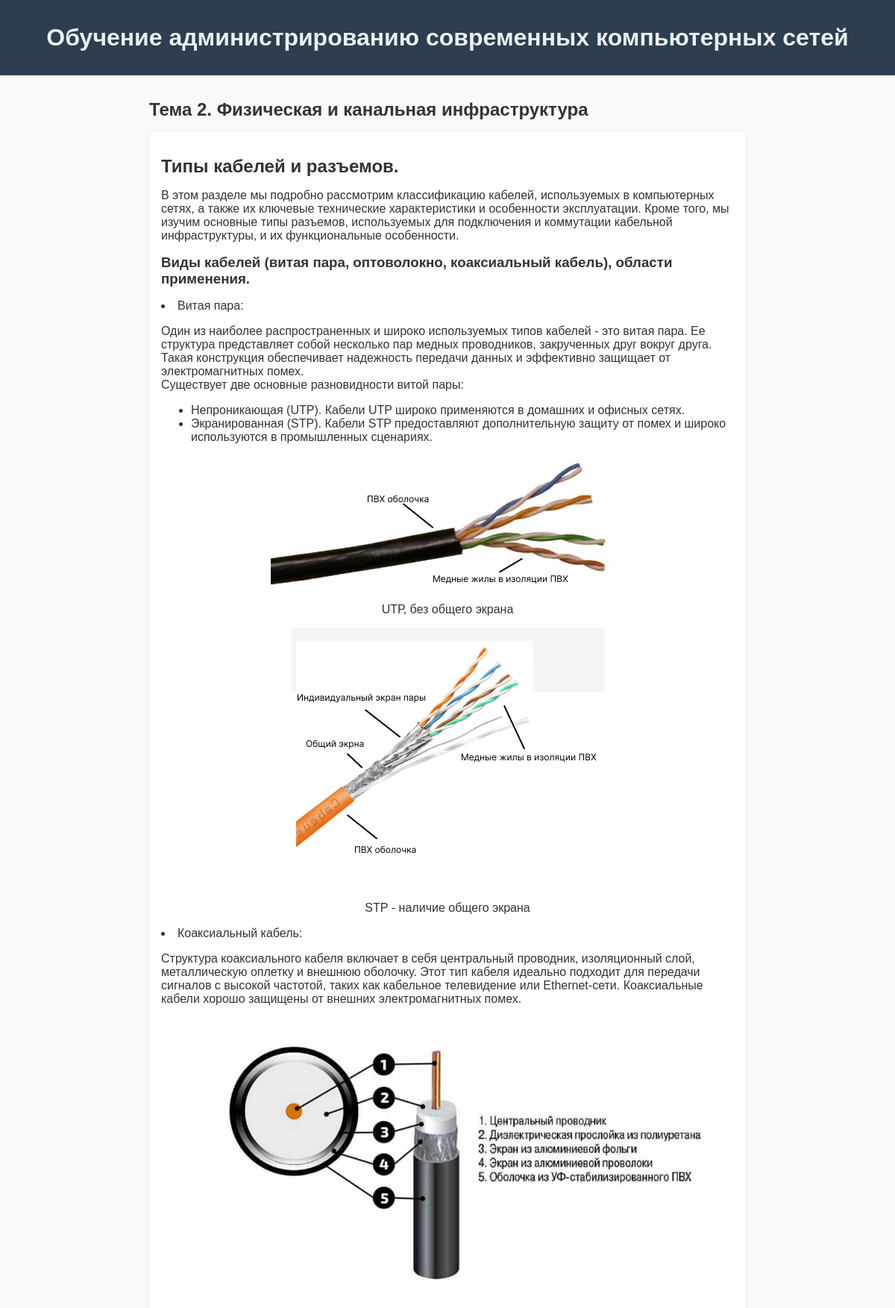
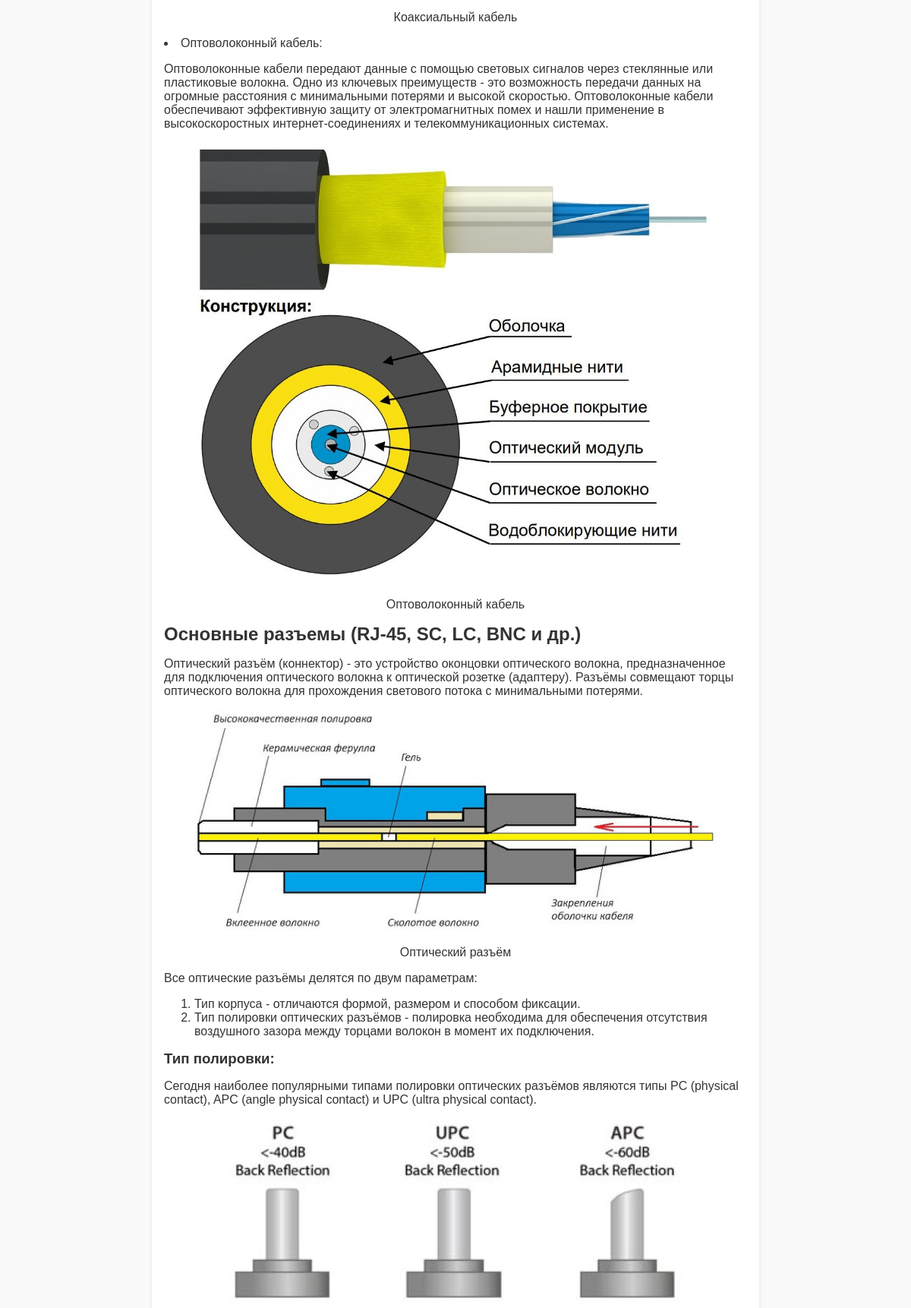
/learning/2/ (upper part), run on the app's committed database (2 pictures, top to bottom).
### com_networks/models.py (models this page shows, shortened)
class Topic(models.Model):
    title = models.CharField(max_length=200)
    content = models.TextField()       # Текст темы
    video_url = models.CharField(max_length=255, blank=True, null=True)

### com_networks/views.py (the view, shortened to what this page needs)
# urls.py: path('learning/<int:topic_id>/', views.learning, name='learning'),
def learning(request, topic_id):
    topic = get_object_or_404(Topic, pk=topic_id)
    questions = topic.questions.all()
    return render(request, 'learning.html', {'topic': topic, 'questions': questions})

### com_networks/templates/learning.html (shortened to what this page needs)
{% extends 'base.html' %}
{% load static %}
{% block content %}
  <h2>{{ topic.title }}</h2>
  <div class="topic-content">
    <div class="text-section">
      {{ topic.content|safe }}
    </div>
  </div>
{% endblock %}

### com_networks/static/css/style.css (style rules this page uses)
body { font-family: Arial, sans-serif; margin: 0; padding: 0; background-color: #f9f9f9; color: #333; }
h1, h2, h3 { margin: 1rem 0; }
.topic-content { display: flex; flex-direction: column; gap: 1rem; }
.text-section { background-color: #fff; padding: 1rem; border-radius: 4px; box-shadow: 0 2px 4px rgba(0,0,0,0.1); }

### com_networks/templates/learning.html (style rules this page uses)
.text-section img { max-width: 100%; height: auto; display: block; margin: 1rem auto; }

### data on the page
Topic: title "Тема 2. Физическая и канальная инфраструктура", content "Типы кабелей и разъемов. В этом разделе мы подробно рассмотрим классификацию кабелей, используемых в компьютерных сетях, а также их ключевые технические характеристики и особенности эксплуатации. Кроме того, мы изучим основные типы разъемов, используемых для подключения и коммутации кабельной инфраструктуры, и их функциональные особенности. Виды кабелей (витая пара, оптоволокно, коаксиальный кабель), области применения. Витая пара: Один из наиболее распространенных и широко используемых типов кабелей - это витая пара. Ее структура представляет собой несколько пар медных проводников, закрученных друг вокруг друга. Такая конструкция обеспечивает надежность передачи данных и эффективно…", content (picture)
